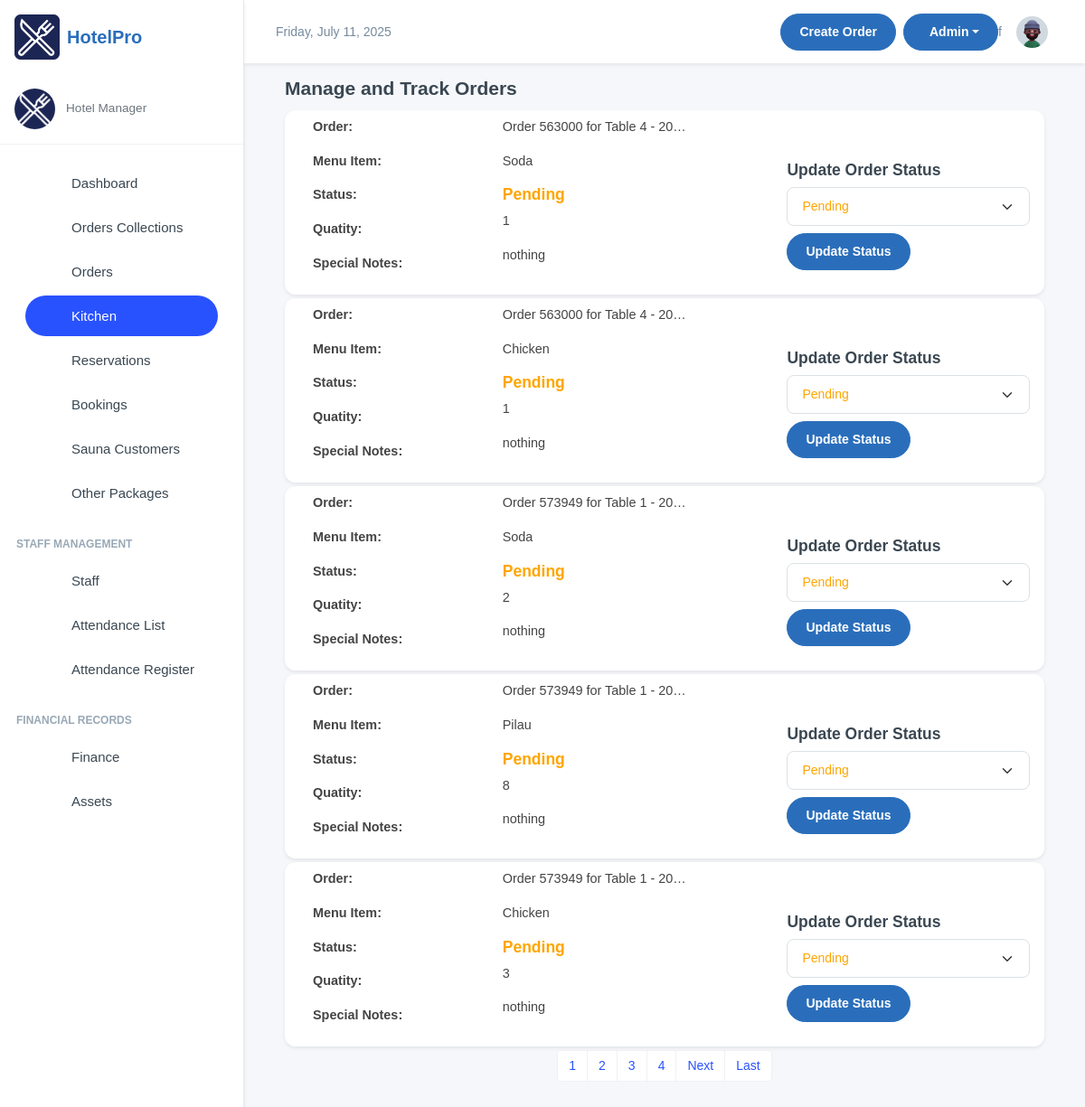
Before: /kitchen/ with the older database file.
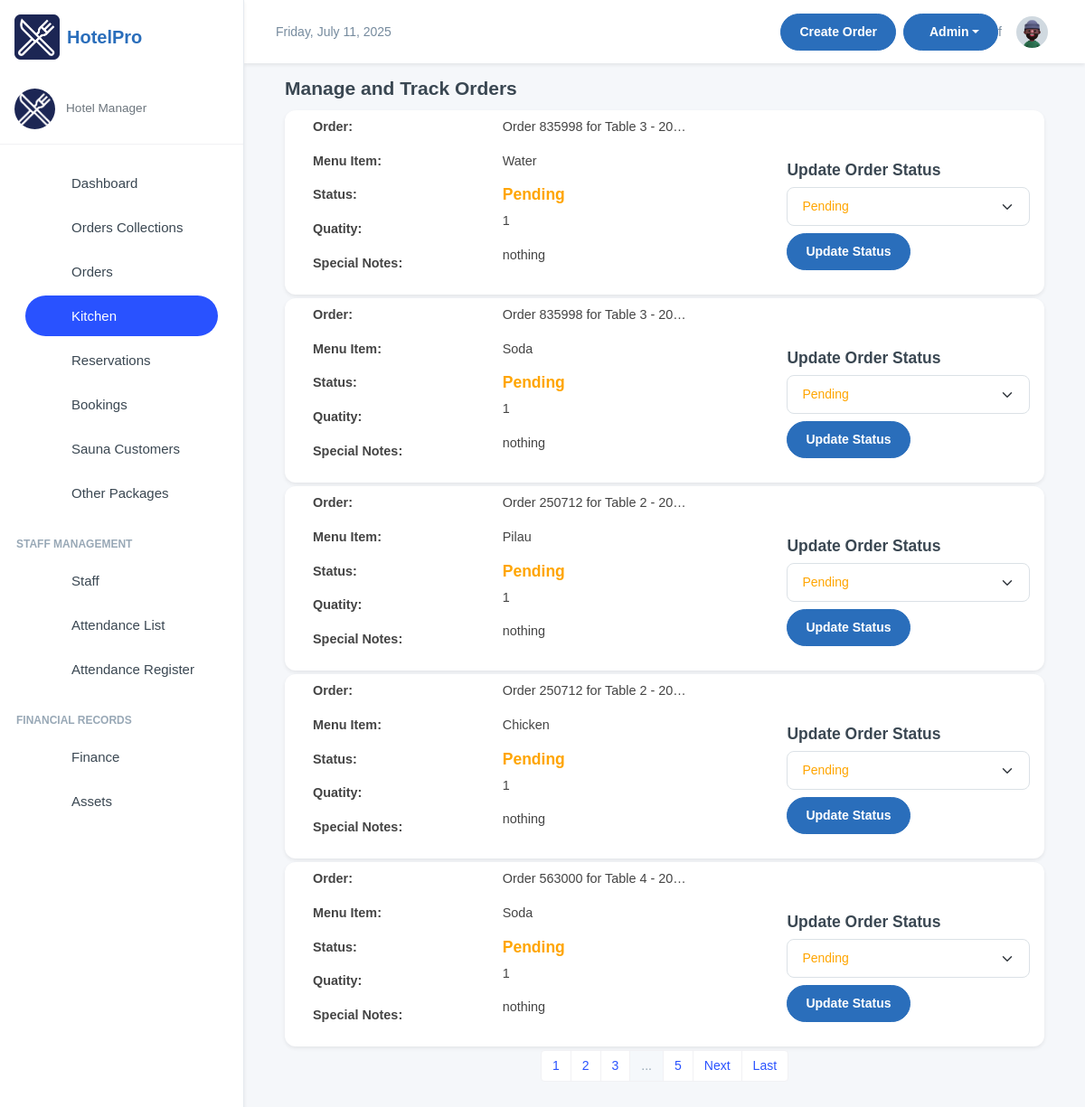
After: the same page with the newer database file.
### inventory/models.py (models this page shows, shortened)
class OrderItem(models.Model):
    ORDER_TYPE_CHOICES = [
        ('Dine-In', 'Dine-In'),
        ('Take-Away', 'Take-Away'),
    ]
    SPECIAL_NOTES_CHOICES = [
        ('nothing', 'Nothing'),
        ('strongly spiced', 'Strongly Spiced'),
        ('midly spiced', 'Mildly Spiced'),
        ('chips', 'Chips'),
        ('rice', 'Rice'),
        ('posho', 'Posho'),
        ('rice_posho', 'Rice + Posho'),
        ('chips_rice', 'Chips + Rice'),
        ('chips_posho', 'Chips + Posho'),
    ]
    order = models.ForeignKey('OrderTransaction', on_delete=models.CASCADE, related_name='order_items')
    menu_item = models.ForeignKey('MenuItem', on_delete=models.CASCADE, null=True, blank=True)
    order_date = models.DateTimeField(auto_now_add=True)
    customer_name = models.CharField(max_length=255, blank=True, null=True, default="Customer")
    dining_area = models.ForeignKey('DiningArea', on_delete=models.SET_NULL, null=True, blank=True)
    table = models.ForeignKey('Table', on_delete=models.SET_NULL, null=True, blank=True)
    total_price = models.DecimalField(max_digits=10, decimal_places=2, default=Decimal('0.00'))
    quantity = models.IntegerField(blank=True, null=True)
    status = models.CharField(
        max_length=50,
        choices=[('Pending', 'Pending'), ('Preparing', 'Preparing'), ('Cooked', 'Completed'), ('Served', 'Served'), ('Cancelled', 'Cancelled')],
        default='Pending'
    )
    special_notes = models.CharField(
        max_length=50,
        choices=SPECIAL_NOTES_CHOICES,
        default="nothing",
        blank=True,
        null=True
    )
    order_type = models.CharField(
        max_length=10,
        choices=ORDER_TYPE_CHOICES,
        default='Dine-In'
    )
    updated = models.DateTimeField(auto_now=True, blank=True, null=True)
    class Meta:
        verbose_name = 'Order Item'
        verbose_name_plural = 'Order Items'
        ordering = ['-order_date']

class OrderTransaction(models.Model):
    pay_mode = (
        ("NO PAYMENT", "NO PAYMENT"),
        ("CASH", "CASH"),
        ("MOMO PAY", "MOMO PAY"),
        ("AIRTEL PAY", "AIRTEL PAY"),
        ("INVOICE", "INVOICE"),
    )
    random_id = models.CharField(max_length=6, unique=True, editable=False, default=generate_random_id)
    customer_name = models.CharField(max_length=255, blank=True, null=True, default="Customer")
    served_by = models.CharField(
        max_length=255, blank=True, null=True, default="Waitress")
    dining_area = models.ForeignKey(DiningArea, on_delete=models.SET_NULL, null=True, blank=True)
    table = models.ForeignKey(Table, on_delete=models.SET_NULL, null=True, blank=True )
    special_notes = models.TextField(default="Null")
    created = models.DateTimeField(auto_now_add=True)
    payment_mode = models.CharField(default="NO PAYMENT", max_length=50, choices=pay_mode)
    transaction_id = models.CharField(blank=True, null=True, max_length=100, help_text="Transaction ID / Invoice Number")
    created_by = models.ForeignKey(User, on_delete=models.SET_NULL, null=True, blank=True)
    updated = models.DateField(auto_now=True, blank=True, null=True)
    class Meta:
        ordering = ['-created']
    def __str__(self):
        if self.table and self.dining_area:
            return f"Order {self.random_id} for Table {self.table.table_number} in {self.dining_area.name} - {self.created}"
        elif self.table:
            return f"Order {self.random_id} for Table {self.table.table_number} - {self.created}"
        else:
            return f"Order {self.random_id} - {self.created}"

class Table(models.Model):
    table_number = models.IntegerField()
    dining_area = models.ForeignKey(DiningArea, on_delete=models.CASCADE, related_name='tables')
    capacity = models.IntegerField()  # Number of seats at the table
    is_available = models.BooleanField(default=True)

class MenuItem(models.Model):
    category = models.ForeignKey(Category, on_delete=models.CASCADE, related_name="menu_items")
    name = models.CharField(max_length=100)
    description = models.TextField()
    price = models.DecimalField(max_digits=10, decimal_places=2, default=Decimal('0.00'))
    is_available = models.BooleanField(default=True)
    image_url = models.ImageField(blank=True, null=True, upload_to="menu_items")
    def __str__(self):
        return self.name
    class Meta:
        ordering = ['name']

### kitchen/views.py (the view)
# urls.py: path("", views.kitchen, name='kitchen'),
def kitchen(request):
    orders = OrderItem.objects.exclude(status='Served').order_by('-order_date')
    paginator = Paginator(orders, 5)
    page_number = request.GET.get('page')
    orders = paginator.get_page(page_number)
    return render(request, "kitchen.html", {"orders": orders})

### kitchen/templates/kitchen.html (shortened to what this page needs)
{% extends 'base.html' %}
{% block content %}
<div class="container">
    <div class="card-body">
        <div class="row">
            <h4 class="fw-semibold mb-2">Manage and Track Orders</h4>
            <div class="container">
                {% if orders %}
                    {% for order in orders %}
                    <div class="card my-1">
                        <div class="row my-2 ms-3">
                            <div class="col-3">
                                <p class="fw-bolder">Order:</p>
                                <p class="fw-bolder">Menu Item:</p>
                                <p class="fw-bolder">Status:</p>
                                <p class="fw-bolder">Quatity:</p>
                                <p class="fw-bolder">Special Notes:</p>
                            </div>
                            <div class="col">
                                <p>{{ order.order|truncatechars:30 }}</p>
                                <p>{{ order.menu_item }}</p>
                                <h5 class="fw-bolder status-text {% if order.status == 'Pending' %}status-pending
                                            {% elif order.status == 'Preparing' %}status-preparing
                                            {% elif order.status == 'Served' %}status-served
                                            {% elif order.status == 'Cooked' %}status-completed
                                            {% elif order.status == 'Cancelled' %}status-cancelled
                                            {% endif %}">
                                    {{ order.status }}
                                </h5>
                                <p> {{ order.quantity }}</p>
                                <p>{{ order.special_notes|default:"N/A" }}</p>
                            </div>
                            <div class="col mx-3">
                                <h5 class="mt-5">Update Order Status</h5>
                                <form action="/kitchen/update_order_status/{{order.id}}/" method="post">
                                    <select name="status" class="form-select mb-2 order-status-select" data-order-id="{{ order.id }}">
                                        <option value="Pending" {% if order.status == "Pending" %}selected{% endif %}>Pending</option>
                                    </select>
                                    <button type="submit" class="btn btn-md btn-primary">Update Status</button>
                                </form>
                            </div>
                        </div>
                    </div>
                    {% endfor %}
                {% else %}
                    <p>No orders available at the moment.</p>
                {% endif %}
            </div>
        </div>
    </div>
</div>
<nav aria-label="Page navigation">
    <ul class="pagination justify-content-center">
        {% for page_num in orders.paginator.page_range %}
            {% if page_num >= orders.number|add:-2 and page_num <= orders.number|add:2 %}
            <li class="page-item {% if page_num == orders_list.number %}active{% endif %}">
                <a class="page-link" href="?page={{ page_num }}">{{ page_num }}</a>
            </li>
            {% elif page_num == 1 or page_num == orders.paginator.num_pages %}
            <li class="page-item">
                <a class="page-link" href="?page={{ page_num }}">{{ page_num }}</a>
            </li>
            {% elif page_num == orders.number|add:-3 or page_num == orders.number|add:3 %}
            <li class="page-item disabled"><span class="page-link">...</span></li>
            {% endif %}
        {% endfor %}
        {% if orders.has_next %}
        <li class="page-item">
            <a class="page-link" href="?page={{ orders.next_page_number }}">Next</a>
        </li>
        <li class="page-item">
            <a class="page-link" href="?page={{ orders.paginator.num_pages }}">Last</a>
        </li>
        {% endif %}
    </ul>
</nav>
{% endblock content %}

Changed rows visible on the page:
no longer on this page (row unchanged): OrderItem: order "Order 563000 for Table 4 - 20…", menu_item "Chicken", status "Pending", quantity "1", special_notes "nothing"
no longer on this page (row unchanged): OrderItem: order "Order 573949 for Table 1 - 20…", menu_item "Soda", status "Pending", quantity "2", special_notes "nothing"
no longer on this page (row unchanged): OrderItem: order "Order 573949 for Table 1 - 20…", menu_item "Pilau", status "Pending", quantity "8", special_notes "nothing"
no longer on this page (row unchanged): OrderItem: order "Order 573949 for Table 1 - 20…", menu_item "Chicken", status "Pending", quantity "3", special_notes "nothing"
added OrderItem: order "Order 835998 for Table 3 - 20…", menu_item "Water", status "Pending", quantity "1", special_notes "nothing"
added OrderItem: order "Order 835998 for Table 3 - 20…", menu_item "Soda", status "Pending", quantity "1", special_notes "nothing"
added OrderItem: order "Order 250712 for Table 2 - 20…", menu_item "Pilau", status "Pending", quantity "1", special_notes "nothing"
added OrderItem: order "Order 250712 for Table 2 - 20…", menu_item "Chicken", status "Pending", quantity "1", special_notes "nothing"
Other visible differences:
new list line: "5"
list line gone: "4"
